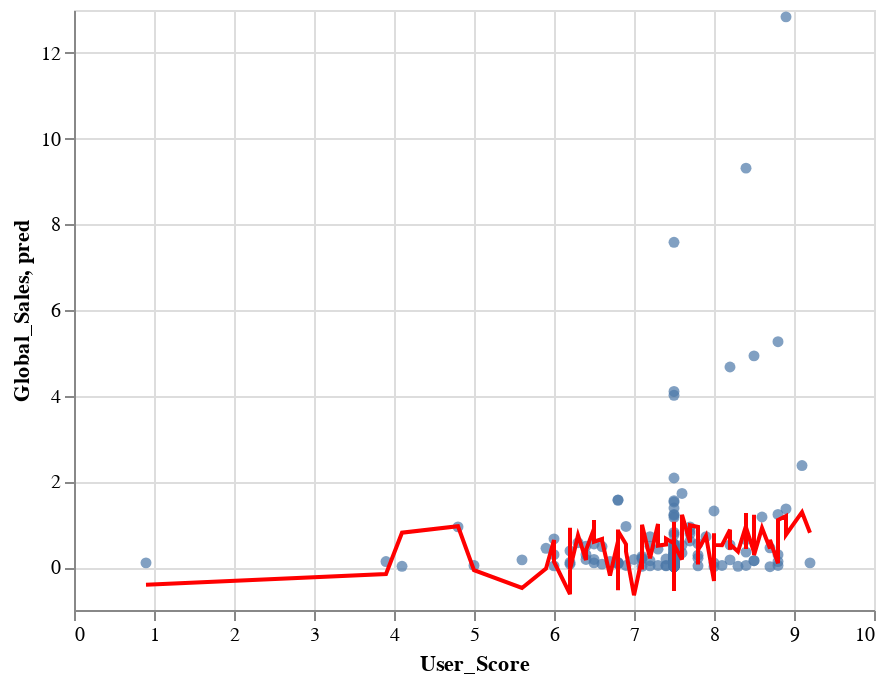

The cell this chart's notebook holds for it:
### Markdown cell above
It is unclear whether there is overfitting. Although we cannot be certain how good the fit is, the relationship between "Critic_Score" and "Global_Sales" is generally positive. In other words, the regression line provided by the model shows an upward trend, which means higher critic scores tend to have higher global sales. In addition, there are some negative global sales predicted by the regression model when critic score is below roughly 50, which would not make sense in the real world.

### Code cell
# Plot regression line against original points for "User_Score"
c1 = alt.Chart(df_sample).mark_circle().encode(
    x="User_Score",
    y="Global_Sales"
)
c2 = alt.Chart(df_sample).mark_line(color="red").encode(
    x= "User_Score",
    y="pred"
)
c1+c2

### Figure 1 — Vega-Lite specification as saved in the notebook (floating-point values rounded to 4 significant figures; data arrays with more than 128 entries replaced by an {"elided": "..."} marker saying what was removed)
{"config": {"view": {"continuousWidth": 400, "continuousHeight": 300}}, "layer": [{"mark": "circle", "encoding": {"x": {"field": "User_Score", "type": "quantitative"}, "y": {"field": "Global_Sales", "type": "quantitative"}}}, {"mark": {"type": "line", "color": "red"}, "encoding": {"x": {"field": "User_Score", "type": "quantitative"}, "y": {"field": "pred", "type": "quantitative"}}}], "data": {"name": "data-f5c391e90e9b9335a4b3a61971ec9d01"}, "$schema": "https://vega.github.io/schema/vega-lite/v4.17.0.json", "datasets": {"data-f5c391e90e9b9335a4b3a61971ec9d01": {"elided": "200 records"}}}
